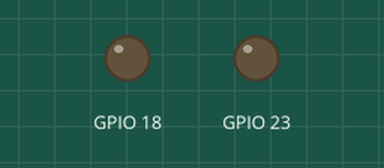
The program below on a simulated Raspberry Pi (BCM pin numbers). On the bench: output pins drawn as LEDs (lit = HIGH).

Above: at 0.35 s.
At 1.55 s:
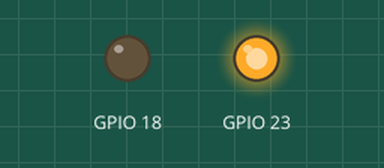
At 3.15 s:
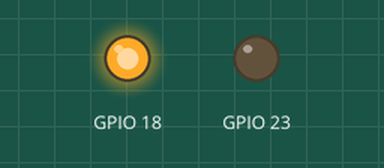
Timing chart, 0 to 3.5 s (numbered marks = the images above):
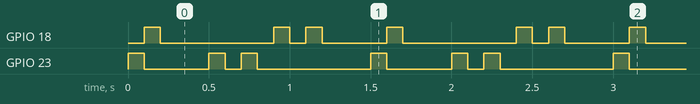

Measured:
- by itself, GPIO 18: repeats every 1.5 s: LOW 0.70 s, HIGH 0.10 s, LOW 0.10 s, HIGH 0.10 s, LOW 0.40 s, HIGH 0.10 s
- by itself, GPIO 23: repeats every 1.5 s: LOW 0.40 s, HIGH 0.10 s, LOW 0.10 s, HIGH 0.10 s, LOW 0.70 s, HIGH 0.10 s

The program:

polic.py
```python
import RPi.GPIO as GPIO
import time


GPIO.setmode(GPIO.BCM)
GPIO.setwarnings(False)
GPIO.setup(23,GPIO.OUT)
GPIO.setup(18,GPIO.OUT)

try:
    while True:
        GPIO.output(23,GPIO.HIGH)
        time.sleep(0.1)
        GPIO.output(23,GPIO.LOW)
        GPIO.output(18,GPIO.HIGH)
        time.sleep(0.1)
        GPIO.output(18,GPIO.LOW)
        time.sleep(0.3)

        GPIO.output(23,GPIO.HIGH)
        time.sleep(0.1)
        GPIO.output(23,GPIO.LOW)
        time.sleep(0.1)
        GPIO.output(23,GPIO.HIGH)
        time.sleep(0.1)
        GPIO.output(23,GPIO.LOW)
        time.sleep(0.1)
        GPIO.output(18,GPIO.HIGH)
        time.sleep(0.1)
        GPIO.output(18,GPIO.LOW)
        time.sleep(0.1)
        GPIO.output(18,GPIO.HIGH)
        time.sleep(0.1)
        GPIO.output(18,GPIO.LOW)
        time.sleep(0.3)

except KeyboardInterrupt:
    pass
GPIO.cleanup()
```
